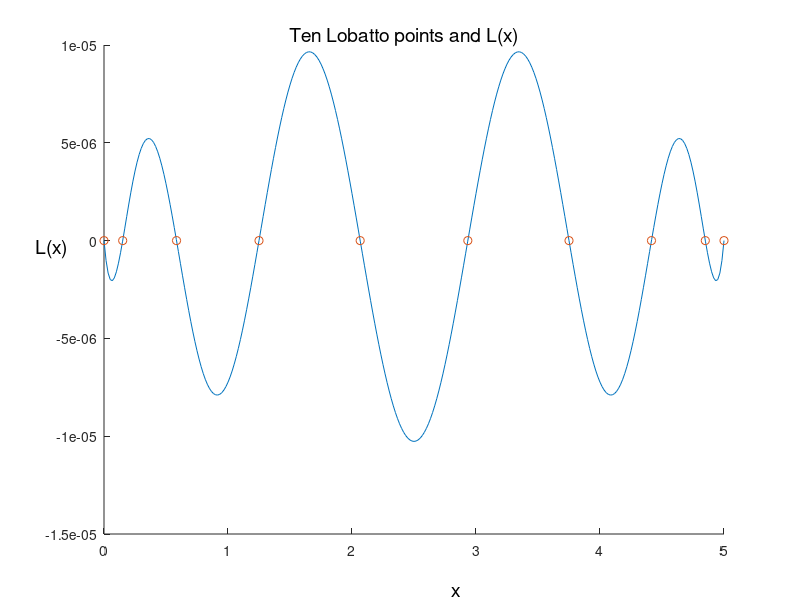

The MATLAB source for this figure:
% f4_11
% Copyright S. Nakamura, 1995
set(gcf, 'NumberTitle','off','Name', 'Figure 4.11')

clear, clf
k=9;
i = 0:k;
xp = 0.5*( (5-0)*cos((k-i)*pi/k) + 5 );
yp = zeros(size(xp));
k1 = k+1;
xi=xp; yi = yp;
hold on
xmax=5;  h = xmax/300;
x=0:h:xmax;
y=ones(size(x));
for k=1:k1
y = y.*( x-xi(k))/k;
end
plot(x,y, xi,zeros(size(xi)),'o')
text(1.5, 1.0440e-05,  'Ten Lobatto points and L(x)',...
                              'FontSize',[14]);
text( 2.8, -1.7933e-05,  'x', 'FontSize',[14]);
text( -0.55, -4.1056e-07, 'L(x)', 'FontSize',[14]);
